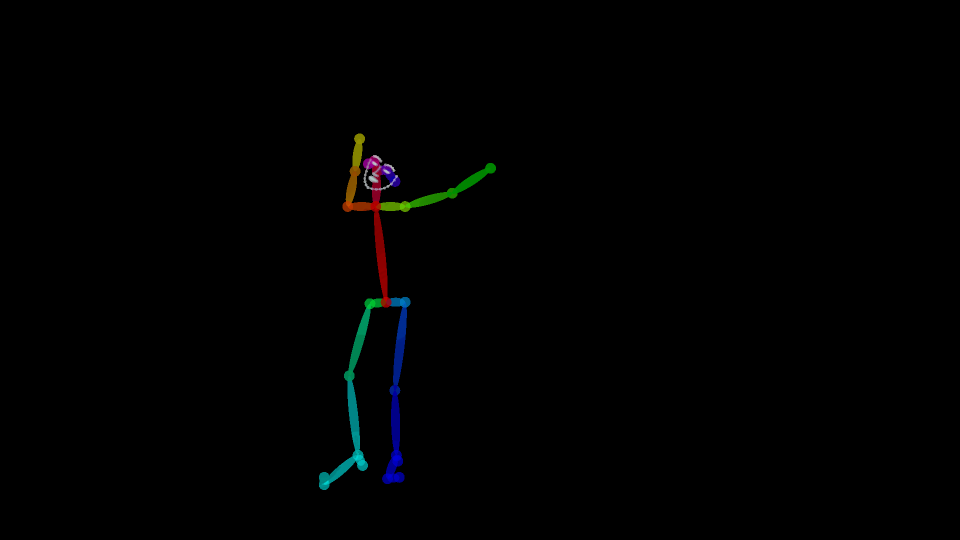
#> input picture 0001.png, 1920 x 1080 px, given as the content of the folder /media/kun/Dataset/Pose/DataSet/new_data/机械哥_bilibili/WSHP, which was not available (shown at 1/2 size)
$ python tmp.py
#> lines starting #> are read from the running program, lines starting #| are printed output that depends on the picture; after the words box and inside, x2 and y2 are one past the last pixel; in counts of white or black regions, pixels touching at a corner belong together; pictures that were not available may be replaced by others from this repository, and a replacement may not be noted
### basic_lib.py
import os
import numpy as np
import cv2
def Get_List(path,flag = False):
#> called with flag = False
    files = os.listdir(path);
    dirList = []
    fileList = []
    index = 0
    for f in files:
        if (os.path.isdir(path + '/' + f)):
            if (f[0] == '.'):
                pass
            else:
                dirList.append(f)
        if (os.path.isfile(path + '/' + f)):
            fileList.append(f)
        if flag and index>100:
            break
        index+=1
    dirList.sort(), fileList.sort()
    return [dirList, fileList]

# [4 lines left out: function mkdir, not called in this run]

def get_muliti_bbox(img):
    tmp = (img[:,:,0]>0)*1 + (img[:,:,1]>0)*1 + (img[:,:,2]>0)*1
    tmp = tmp > 0
    sp = tmp.shape  # 行 列
    # 先做二值化处理
    test_scale = 1
    # 思想 选取目标点按以前的方式，暴力外扩 跳变点的方式无法确定是不是同一个物体
    data_map = np.ones(sp)
    glob_bbox = [sp[0], sp[1], 0, 0]
    for hang in range(0, sp[0], int(sp[0] / 100)):
        for lie in range(0, sp[1], int(sp[1] / 100)):
            if data_map[hang][lie] == 1:  # 该点还没被查找过
                if tmp[hang][lie]:  # 该处存在特征点
                    data_map[hang][lie] = 0
                    xmin = lie
                    xmax = lie
                    ymin = hang
                    ymax = hang
                    exit_flag = 0
                    # center=lie   #寻找的中心位置
                    # 先找右边
                    right_hang = hang
                    right_lie = lie
                    left_hang = hang
                    left_lie = lie

                    flag_right_out = 0
                    flag_left_out = 0
                    while exit_flag == 0:
                        flag_right_out = 0
                        flag_left_out = 0
                        # right_lie=center
                        while right_lie + test_scale < sp[1] and tmp[right_hang][right_lie]:  # 找列
                            right_lie = right_lie + test_scale

                        if xmax < right_lie:
                            xmax = right_lie;

                        # 找左边
                        # left_lie = center
                        while left_lie - test_scale > 0 and tmp[left_hang][left_lie]:  # 找列
                            left_lie = left_lie - test_scale

                        if xmin > left_lie:
                            xmin = left_lie
                        # 行标下移
                        if left_hang + test_scale < sp[0]:
                            left_hang = left_hang + test_scale
                        while left_lie + test_scale < right_lie and (tmp[left_hang][left_lie] == False):  # 找行
                            left_lie = left_lie + test_scale
                        if left_lie + test_scale >= right_lie or left_hang + test_scale >= sp[0]:
                            flag_left_out = 1

                        if right_hang + test_scale < sp[0]:
                            right_hang = right_hang + test_scale
                        while right_lie - test_scale > left_lie and (tmp[right_hang][right_lie] == False):  # 找行
                            right_lie = right_lie - test_scale
                        if right_lie - test_scale <= left_lie or right_hang + test_scale >= sp[0]:
                            flag_right_out = 1

                        if (flag_left_out == 1 and flag_right_out == 1):
                            exit_flag = 1

                    if left_hang > right_hang:
                        ymax = left_hang
                    else:
                        ymax = right_hang
                    ymin = hang
                    if xmin < glob_bbox[0]:
                        glob_bbox[0] = xmin
                    if ymin < glob_bbox[1]:
                        glob_bbox[1] = ymin
                    if xmax > glob_bbox[2]:
                        glob_bbox[2] = xmax
                    if ymax > glob_bbox[3]:
                        glob_bbox[3] = ymax
                    data_map[ymin - 1:ymax + 1, xmin - 1:xmax + 1] = 0;
    return {'xmin':glob_bbox[0],'ymin':glob_bbox[1],'xmax':glob_bbox[2],'ymax':glob_bbox[3]}

# [115 lines left out: functions get_bbox1, get_bbox, ImageToIUV, IUVToImage, not called in this run]

### cut/tmp.py
#coding=utf-8
from PIL import Image
import os
import numpy as np
from basic_lib import Get_List,get_muliti_bbox
import cv2
import matplotlib.pyplot as plt
import sys

path = '/media/kun/Dataset/Pose/DataSet/new_data/机械哥_bilibili/WSHP'
_,name_all = Get_List(path)
name_all.sort()
for i in name_all:
    img = cv2.imread(os.path.join(path,i))
#> img is the input picture: shape (1080, 1920, 3); mean B, G, R 1.1, 1.1, 0.7
    img = cv2.resize(img, (int(img.shape[1]/4),int(img.shape[0]/4)), interpolation=cv2.INTER_CUBIC)
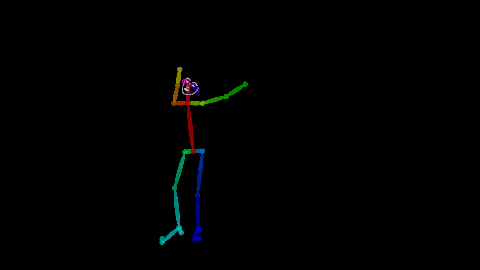
#> img: shape (270, 480, 3); mean B, G, R 1.1, 1.1, 0.7

    bbox_loc = get_muliti_bbox(img)
#> in get_muliti_bbox, `tmp = (img[:,:,0]>0)*1 + (img[:,:,1]>0)*1 + (img[:,:,2]>0)*1`: tmp: shape (270, 480) int64; 4 distinct labels, from 0 to 3
#> in get_muliti_bbox, `tmp = tmp > 0`:
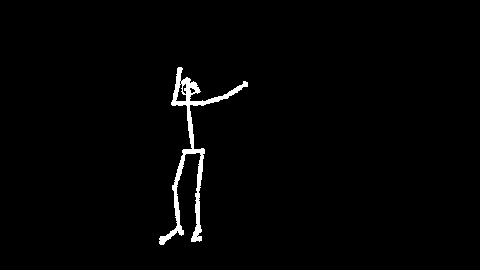
#> tmp: shape (270, 480) bool; 1.5% white; 1 white region, box (x1, y1, x2, y2) and area: (159, 67, 248, 245) 1977
#> after the loop in get_muliti_bbox, `for hang in range(0, sp[0], int(sp[0] / 100)):`:
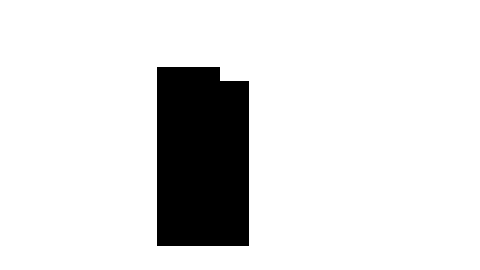
#> data_map: shape (270, 480) float64; values 0 (black) and 1 (white), 87.6% white; 1 black region, box (x1, y1, x2, y2) and area: (157, 67, 249, 246) 16062
#> bbox_loc = {'xmin': 158, 'ymin': 68, 'xmax': 248, 'ymax': 245}
    cv2.imshow('a',cv2.rectangle(img, (bbox_loc['xmin']-5, bbox_loc['ymin']-5), (bbox_loc['xmax']+5, bbox_loc['ymax']+5), (0, 0, 255), 1))
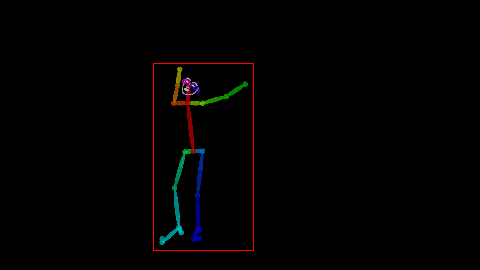
#> window 'a': shape (270, 480, 3); mean B, G, R 1.1, 1.1, 1.9
    cv2.waitKey(1)
